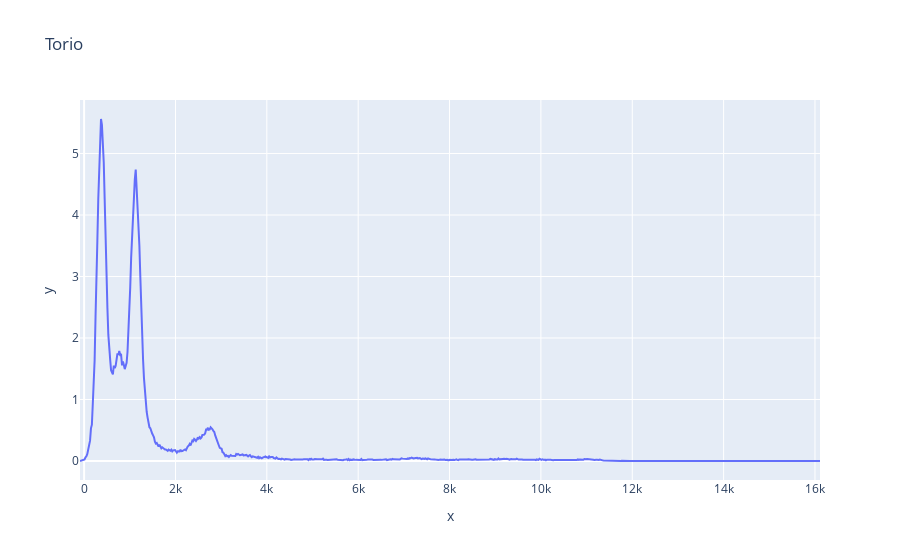

Here is the notebook cell this chart was saved with:
### Code cell
plt.plot(channel_Th, frequency_Th, label='Torio')
plt.xlabel('Canale')
plt.ylabel('Frequenza')
plt.title('BGO Torio')
plt.legend()
plt.grid()
plt.yscale('log')
plt.show()

channel = channel_back
frequency = frequency_Th - frequency_back

for i in range(len(frequency)):
    if frequency[i] < 0:
        frequency[i] = 0

import plotly.express as px
fig = px.line(x=channel, y=frequency, title='Torio')
fig.show()

### Figure 1 — Plotly figure (JSON) as saved in the notebook; plotly's stock layout.template omitted (floating-point values rounded to 4 significant figures; data arrays with more than 128 entries replaced by an {"elided": "..."} marker saying what was removed)
{"data": [{"hovertemplate": "x=%{x}<br>y=%{y}<extra></extra>", "legendgroup": "", "line": {"color": "#636efa", "dash": "solid"}, "marker": {"symbol": "circle"}, "mode": "lines", "name": "", "orientation": "v", "showlegend": false, "type": "scatter", "x": {"elided": "812 int values"}, "xaxis": "x", "y": {"elided": "812 float values"}, "yaxis": "y"}], "layout": {"legend": {"tracegroupgap": 0}, "title": {"text": "Torio"}, "xaxis": {"anchor": "y", "domain": [0, 1], "title": {"text": "x"}}, "yaxis": {"anchor": "x", "domain": [0, 1], "title": {"text": "y"}}}}
